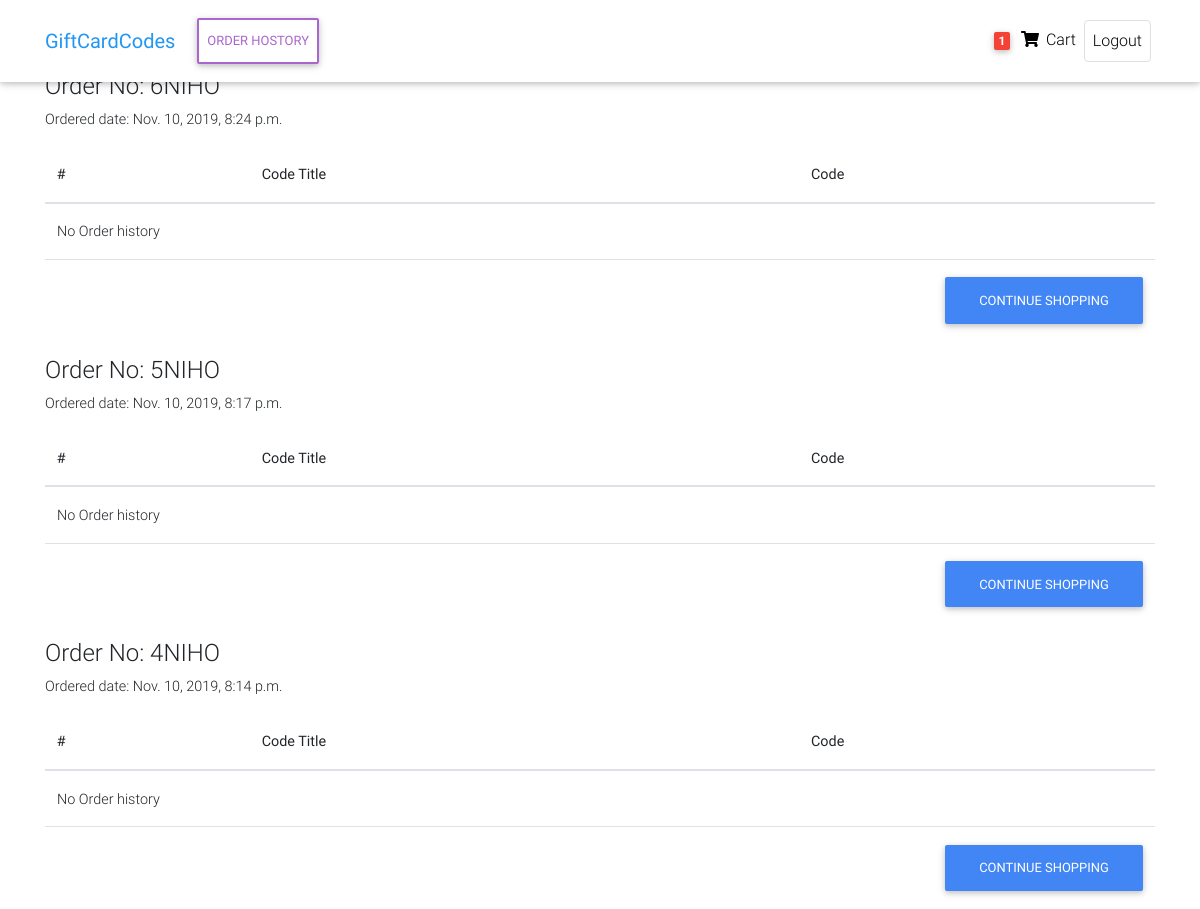
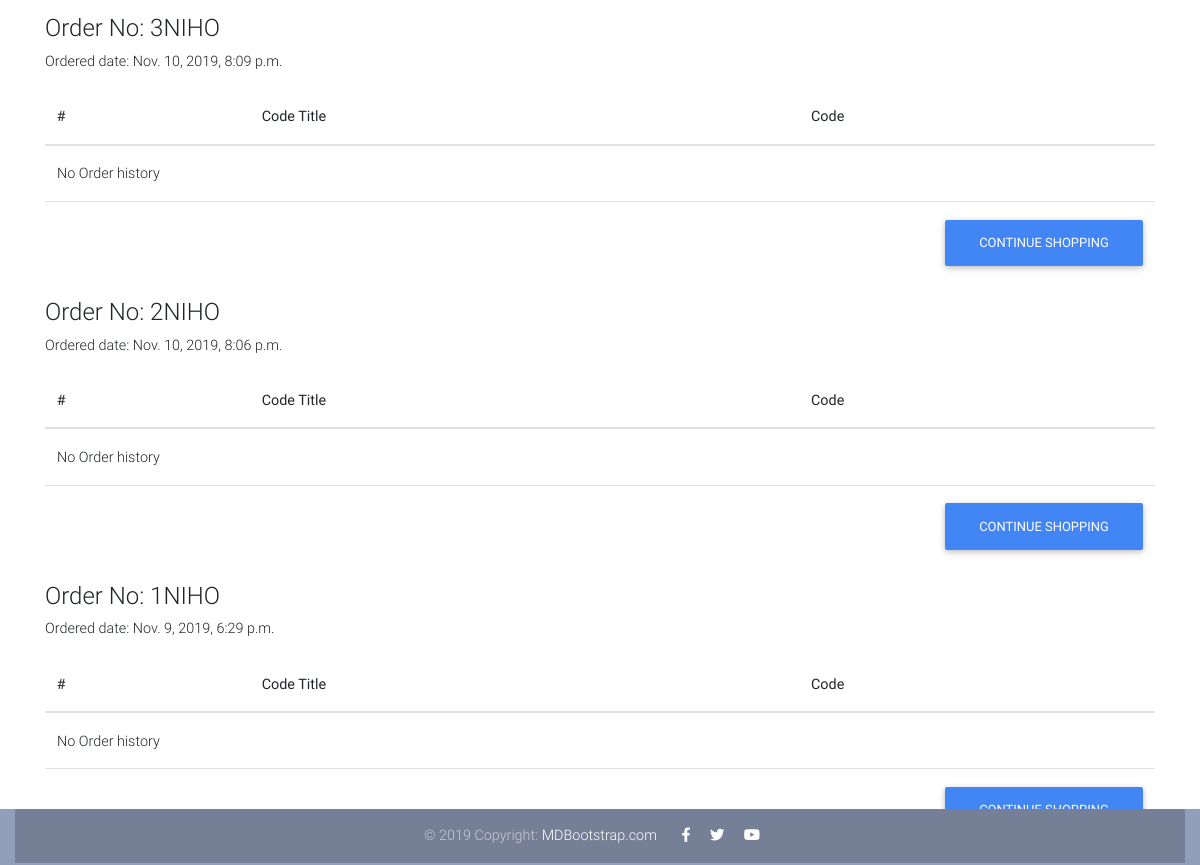
The app's page /mycode (signed in), older data (2 pictures, top to bottom).
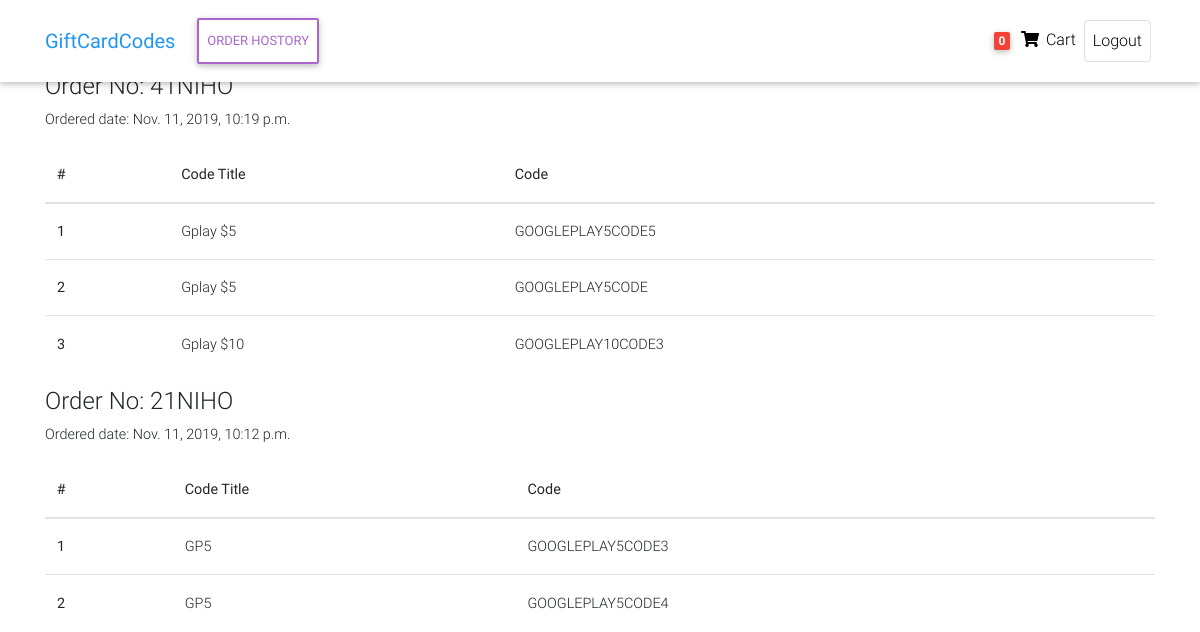
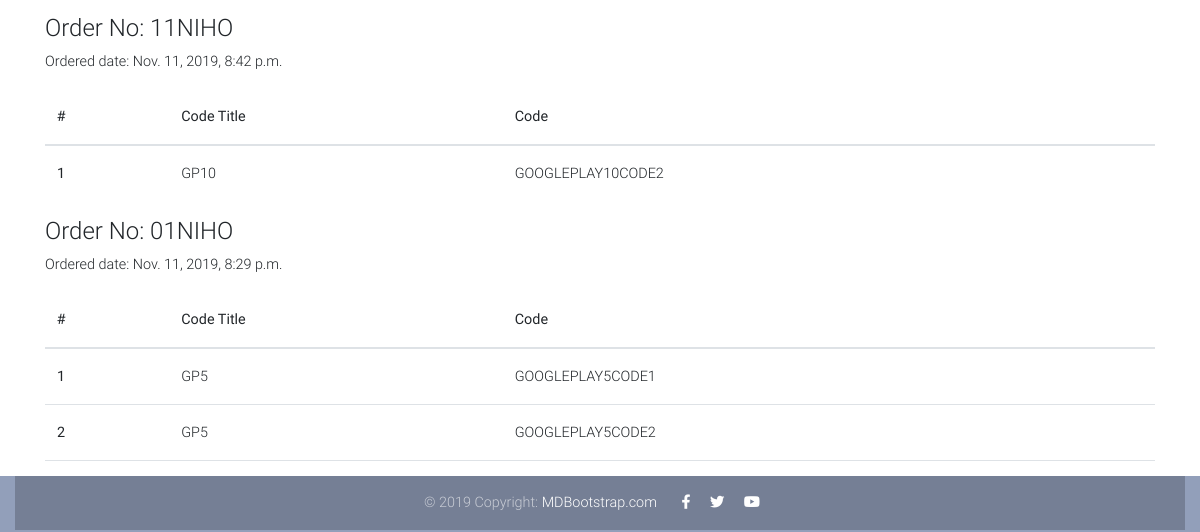
The same page, newer data (2 pictures, top to bottom).
### cardsite/models.py (models this page shows, shortened)
class Order(models.Model):
    user = models.ForeignKey(settings.AUTH_USER_MODEL, on_delete=models.CASCADE)
    items = models.ManyToManyField(OrderItem)
    start_date = models.DateTimeField(auto_now_add = True)
    ordered_date = models.DateTimeField()
    ordered = models.BooleanField(default=False)
    billing_address = models.ForeignKey('BillingAddress', on_delete=models.SET_NULL, blank=True, null=True)
    payment = models.ForeignKey('Payment', on_delete=models.SET_NULL, blank=True, null=True)
    coupon = models.ForeignKey('Coupon', on_delete=models.SET_NULL, blank=True, null=True)
    final_cards = models.ManyToManyField(UsedCard, blank=True)
    def get_order_no(self):
        return str(self.id)[::-1] + self.user.username[::-1].upper()

class UsedCard(models.Model):
    active = models.BooleanField(default=False)
    code = models.CharField(max_length=30)
    description = models.TextField()
    title = models.CharField(max_length=10)

### cardsite/views.py (the view)
# urls.py: path('mycode', show_code , name='mycode'),
@login_required
def show_code(request):
    try:
        orders = Order.objects.filter(user=request.user, ordered = True).order_by('-id')
        context = {
            'orders' : orders
        }
        return render(request, 'showcodes.html', context)
    except ObjectDoesNotExist:
        messages.warning(request, "You haven't ordered anything yet")
        return redirect('cardsite:item-list')

### cardsite/templatetags/cart_template_tag.py (called while the page is built)
@register.filter
def cart_item_count(user):
    if user.is_authenticated:
        qs = Order.objects.filter(user=user, ordered=False)
        if qs.exists():
            return qs[0].items.count()
        else:
            return 0

### templates/showcodes.html (shortened to what this page needs)
{% extends 'base.html' %}
{% block content %}
<main>
    <div class="container">
        <div class="table-responsive">
            {% for order in orders %}
            <h4>Order No: {{order.get_order_no}} </h4>
            <p class="font-weight-light font-small">Ordered date: {{order.ordered_date}}</p>
            <table class="table">
                <thead>
                    <tr>
                        <th scope="col">#</th>
                        <th scope="col">Code Title</th>
                        <th scope="col">Code</th>
                    </tr>
                </thead>
                <tbody>
                    {% for card in order.final_cards.all %}
                    <tr>
                        <th scope="row">{{forloop.counter }}</th>
                        <td>{{card.title}}</td>
                        <td>{{card.code}}</td>
                    </tr>
                    {% empty %}
                    <tr>
                        <td colspan="3">No Order history</td>
                    </tr>
                    <tr>
                        <td colspan="3">
                            <a class='btn btn-primary float-right ' href="/">Continue Shopping</a>
                        </td>
                    </tr>
                    {% endfor %}
                </tbody>
            </table>
            {% endfor %}
        </div>
    </div>
</main>
{% endblock content %}

### templates/base.html (shortened to what this page needs)
{% load static %}
{% load cart_template_tag %}
<!DOCTYPE html>
<html>
    <head>
        <link rel="stylesheet" href="https://use.fontawesome.com/releases/v5.11.2/css/all.css">
        <link href="{% static 'css/bootstrap.min.css' %}" rel="stylesheet">
        <link href="{% static 'css/mdb.min.css' %}" rel="stylesheet">
        <link href="{% static 'css/style.min.css' %}" rel="stylesheet">
    </head>
    <body>
  <div class='container-my' style="position:relative; min-height: 100vh;">
    <div class='content-wrap' style="padding-bottom: ;">
  <nav class="navbar fixed-top navbar-expand-lg navbar-light white scrolling-navbar">
        <div class="container">
          <a class="navbar-brand waves-effect" href="/">
            <strong class="blue-text">GiftCardCodes</strong>
          </a>
          <div class="collapse navbar-collapse" id="navbarSupportedContent">
            <ul class="navbar-nav mr-auto">
              {% if user.is_authenticated %}
              <li class="nav-item">
                <a class="nav-link waves-effect btn btn-outline-secondary" href="{% url 'cardsite:mycode' %}" >Order Hostory</a>
              </li>
              {% endif %}
            </ul>
            <ul class="navbar-nav nav-flex-icons">
              {% if user.is_authenticated %}
              <li class="nav-item">
                <a href="{%url 'cardsite:order-summary' %}" class="nav-link waves-effect">
                  <span class="badge red z-depth-1 mr-1"> {{request.user|cart_item_count}} </span>
                  <i class="fas fa-shopping-cart"></i>
                  <span class="clearfix d-none d-sm-inline-block"> Cart </span>
                </a>
              </li>
              <li class="nav-item">
                <a class="nav-link border border-light rounded waves-effect mr-1" href="{%url 'account_logout'%}">
                  Logout
                </a>
              </li>
              {% endif %}
            </ul>
          </div>
        </div>
      </nav>
      <div class="mt-5 pt-4">
      </div>
        {% block content %}
        {% endblock content%}
</div>
  <footer class="page-footer text-center font-small col-12 position-absolute fadeIn" style="height:3.5rem">
    <div class="footer-copyright py-3">
      © 2019 Copyright:
      <a href="https://mdbootstrap.com/education/bootstrap/" target="_blank"> MDBootstrap.com </a>
      <a href="https://www.facebook.com/shafinohin" target="_blank">
        <i class="fab fa-facebook-f mr-3"></i>
      </a>
      <a href="https://twitter.com/shafinohin" target="_blank">
        <i class="fab fa-twitter mr-3"></i>
      </a>
      <a href="https://www.youtube.com/channel/UCIDSjI-vFcKr-RLyyj061tg" target="_blank">
        <i class="fab fa-youtube mr-3"></i>
      </a>
    </div>
  </footer>
</div>
    </body>
</html>

Row changes from the older to the newer data that the page shows:
removed Order: get_order_no "6NIHO", ordered_date "Nov. 10, 2019, 8:24 p.m."
removed Order: get_order_no "5NIHO", ordered_date "Nov. 10, 2019, 8:17 p.m."
removed Order: get_order_no "4NIHO", ordered_date "Nov. 10, 2019, 8:14 p.m."
removed Order: get_order_no "3NIHO", ordered_date "Nov. 10, 2019, 8:09 p.m."
removed Order: get_order_no "2NIHO", ordered_date "Nov. 10, 2019, 8:06 p.m."
removed Order: get_order_no "1NIHO", ordered_date "Nov. 9, 2019, 6:29 p.m."
added Order: get_order_no "41NIHO", ordered_date "Nov. 11, 2019, 10:19 p.m."
added UsedCard: title "Gplay $5", code "GOOGLEPLAY5CODE5", shown under "41NIHO"
added UsedCard: title "Gplay $5", code "GOOGLEPLAY5CODE", shown under "41NIHO"
added UsedCard: title "Gplay $10", code "GOOGLEPLAY10CODE3", shown under "41NIHO"
added Order: get_order_no "21NIHO", ordered_date "Nov. 11, 2019, 10:12 p.m."
added UsedCard: title "GP5", code "GOOGLEPLAY5CODE3", shown under "21NIHO"
added UsedCard: title "GP5", code "GOOGLEPLAY5CODE4", shown under "21NIHO"
added Order: get_order_no "11NIHO", ordered_date "Nov. 11, 2019, 8:42 p.m."
added UsedCard: title "GP10", code "GOOGLEPLAY10CODE2", shown under "11NIHO"
added Order: get_order_no "01NIHO", ordered_date "Nov. 11, 2019, 8:29 p.m."
added UsedCard: title "GP5", code "GOOGLEPLAY5CODE1", shown under "01NIHO"
added UsedCard: title "GP5", code "GOOGLEPLAY5CODE2", shown under "01NIHO"
Text that changed along with them:
{{ request.user|cart_item_count }}: "1" → "0"
